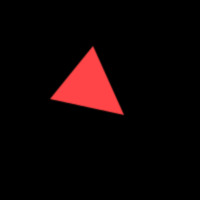
#> input picture hw1/resources/triangle1.jpg, 200 x 200 px
$ jupyter execute --allow-errors hw1.ipynb   (shell and % lines are left out)
#> lines starting #> are read from the running program, lines starting #| are printed output that depends on the picture
# Devoir 2 &mdash; Détection et mise en correspondance de primitives

## 1. Description

Le but de la détection et de la mise en correspondance de primitives est d'établir le lien entre un point dans une image *X* et son correspondant dans une autre image *Y*. Ces correspondances peuvent ensuite être utilisées pour assembler plusieurs images en un panorama.

Dans ce devoir, vous allez écrire du code pour détecter les primitives discriminantes (qui sont raisonnablement invariantes à la translation, la rotation et le changement dans l'éclairage) dans une image et trouver les meilleures primitives correspondantes dans une autre image. Le devoir comprend trois parties :
 - détection des primitives,
 - description des primitives
 - et mise en correspondance des primitives.

Un certain nombre de classes et de méthodes vous sont déjà fournis. Il est primordial de comprendre le rôle de chaque classe et fonction avant d'essayer de modifier le code. Prenez donc le temps de consulter les fichiers sources et les commentaires fournis.

**<span style='color:Red'> Le code que vous devez écrire et toutes les modifications requises sont dans le fichier `features.py`</span>.**

Pour vous aider à visualiser vos résultats et déboguer votre implémentation, une interface graphique est fournit (fichier **`featuresUI.py`**). Cette interface utilisateur permet d'afficher les primitives détectées et les meilleures correspondances entre deux image.

Un exemple de détecteur/descripteur de primitive appelé "[Oriented FAST and Rotated BRIEF (ORB)](https://medium.com/analytics-vidhya/introduction-to-orb-oriented-fast-and-rotated-brief-4220e8ec40cf)" est également fournit pour comparaison. Cette technique est très populaire en Vision par Ordinateur et se propose comme alternative aux algorithmes [SIFT](https://docs.opencv.org/3.4.9/da/df5/tutorial_py_sift_intro.html) et [SURF](https://docs.opencv.org/3.4.9/df/dd2/tutorial_py_surf_intro.html).

[cell 1]
'''
Les cellules de code dans ce blocs-note vous permettent de tester votre
implémentation des différentes tâches de ce devoir. Si vos tests échouent,
vous devez vérifier pourquoi ils ont échoué. En particulier, faites attention
aux tolérances/seuils utilisés dans ce bloc-notes. Il est possible que votre
réponse soit correcte, mais elle tombe à peine en dehors de la plage de tolérance.
'''
# Numpy est le paquetage principal utilisé pour le calcul scientifique dans Python.
import numpy as np

# cv2 est le paquetage OpenCV pour Python - il est utilisé pour implémenter/utiliser
# des fonctionalités en traintement d'image et/ou en vision par ordinateur
import cv2

# Ce module fournit une interface standard pour extraire, formater et imprimer
# les traces de pile des programmes Python
import traceback

# PIL (Python Image Library) est un paquetage utilisé pour manipuler les images sous Python
from PIL import Image

# Quelques instructions supplémentaires pour que le notebook recharge les modules externes en python;
# voir http://stackoverflow.com/questions/1907993/autoreload-of-modules-in-ipython

# Chargement du fichier de l'étudiant - c.-à-d. le fichier features.py
import features

# Sauvegarde et chargement de points cv2
# [19 lines left out: functions pickle_cv2, unpickle_cv2, not called in this run]

# Fonctions pour tester l'exactitude de deux tableaux élément-par-élément
def compare_array(arr1, arr2):
    return np.allclose(arr1,arr2,rtol=1e-3,atol=1e-5)

# Fonction pour comparer deux points cv2
# [40 lines left out: functions compare_cv2_points, try_this, not called in this run]


image = np.array(Image.open('resources/triangle1.jpg'))
#> image is the input picture: shape (200, 200, 3); mean R, G, B 14.7, 4, 4.2
grayImage = cv2.cvtColor(image.astype(np.float32)/255.0, cv2.COLOR_BGR2GRAY)
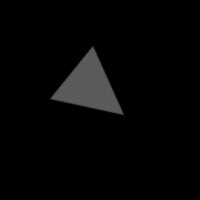
#> grayImage: shape (200, 200) float32; min 0, max 0.378, mean 0.0207

'''
Chargement des tableaux numpy contenant les résultats de triangle1.jpg.

Ces tableaux sont accessibles à l'aide de loaded['<lettre>'].
Par exemple, la réponse correcte pour le test 2 est 'c', donc pour voir
la réponse correcte pour le test 2 vous pouvez inspecter loaded['c'].
Remarque importante : NumPy n'affiche pas l'ensemble du tableau s'il est
très grand --- vous devez afficher des parties plus petites (e.g.,
print( repr(loaded['c'][0]) ) ).
'''
#> (the rest of this cell did not finish here and is left out)
